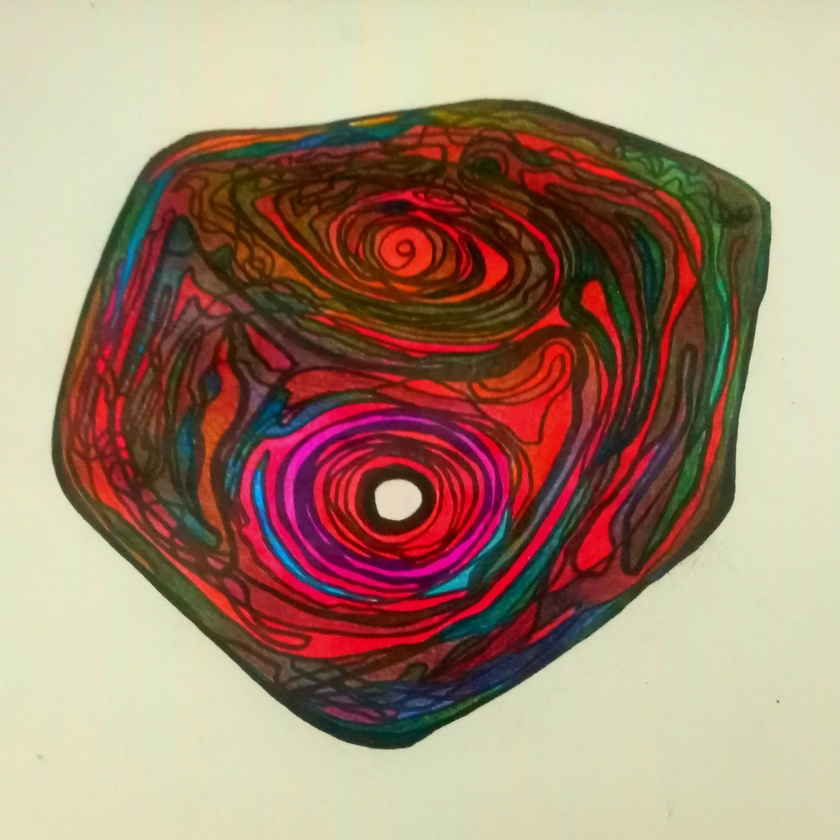
#> input picture abstract_drawing_karbytes_02july2026_p1.jpg, 840 x 840 px, shrunk from 3066 x 3066 before the run
$ python invert_image_rgb.py
#> lines starting #> are read from the running program, lines starting #| are printed output that depends on the picture
#########################################################################################
# file: invert_image_rgb.py
# type: Python
# date: 02_JULY_2026
# author: karbytes
# license: PUBLIC_DOMAIN
#########################################################################################

from PIL import Image
import os

# Define the only function in this program.
def invert_image_rgb(input_image_path, output_image_path):

    print("\n\n--------------------------------")
    print("\n\nThis Python program inverts the RGB color values of each pixel in an image.")
    print("\n\n--------------------------------")

    # Verify that the input file exists.
    if not os.path.isfile(input_image_path):
        print(f"\n\nERROR: Input image not found: {input_image_path}")
        print("\n\n--------------------------------\n\n")
        return

    # Open the image.
    image = Image.open(input_image_path)
#> image is the input picture: PIL image 840x840 RGB; mean R, G, B 165.3, 136.2, 115.3

    # Ensure the image is in RGB mode.
    image = image.convert("RGB")

    width, height = image.size
#> width = 840; height = 840
    pixels = image.load()

    print(f"\n\nProcessing image: {input_image_path}")
    print(f"Image size: {width} x {height}")
#| Image size: 840 x 840

    # Iterate over every pixel.
    for y in range(height):
        for x in range(width):
            r, g, b = pixels[x, y]

            # Invert RGB values.
            inverted_r = 255 - r
            inverted_g = 255 - g
            inverted_b = 255 - b

            pixels[x, y] = (inverted_r, inverted_g, inverted_b)
            #end of nested for loop definition

    # Save the modified image.
    image.save(output_image_path)
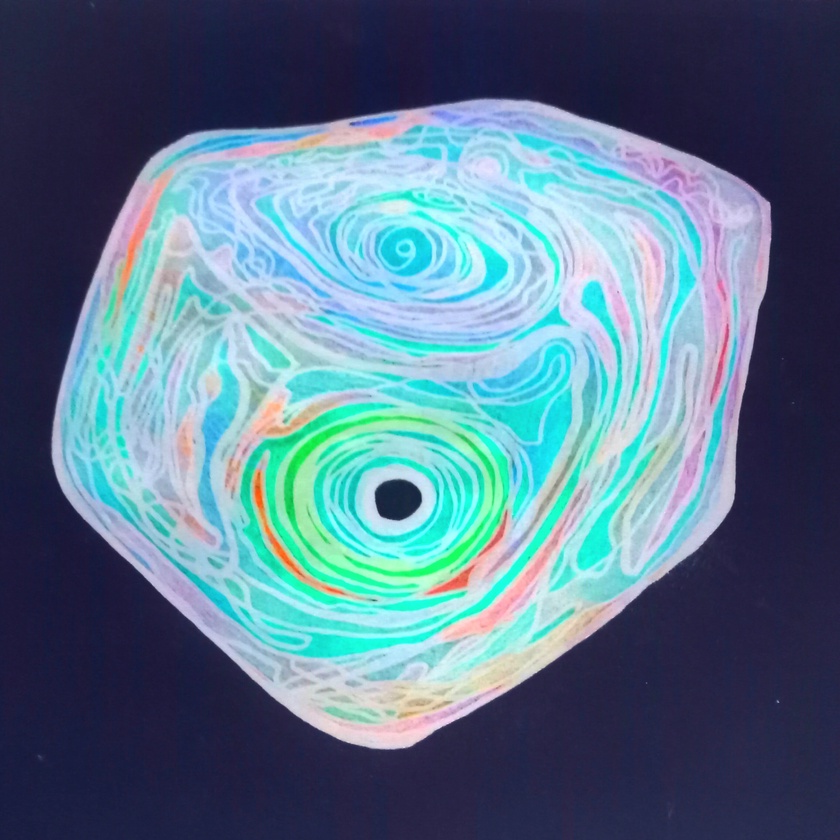
#> saved as abstract_drawing_karbytes_02july2026_p2.jpg: PIL image 840x840 RGB; mean R, G, B 89.7, 118.8, 139.7

    print(f"\n\nInverted image written to: {output_image_path}")
    print("\n\n--------------------------------\n\n")
    # end of function definition

# Set file paths.
input_image_path = "abstract_drawing_karbytes_02july2026_p1.jpg"      # Replace with your actual image path.
output_image_path = "abstract_drawing_karbytes_02july2026_p2.jpg"

# Execute the function defined in this program file.
invert_image_rgb(input_image_path, output_image_path)

$ run again, with abstract_drawing_karbytes_01july2026_p0.jpg copied over abstract_drawing_karbytes_02july2026_p1.jpg
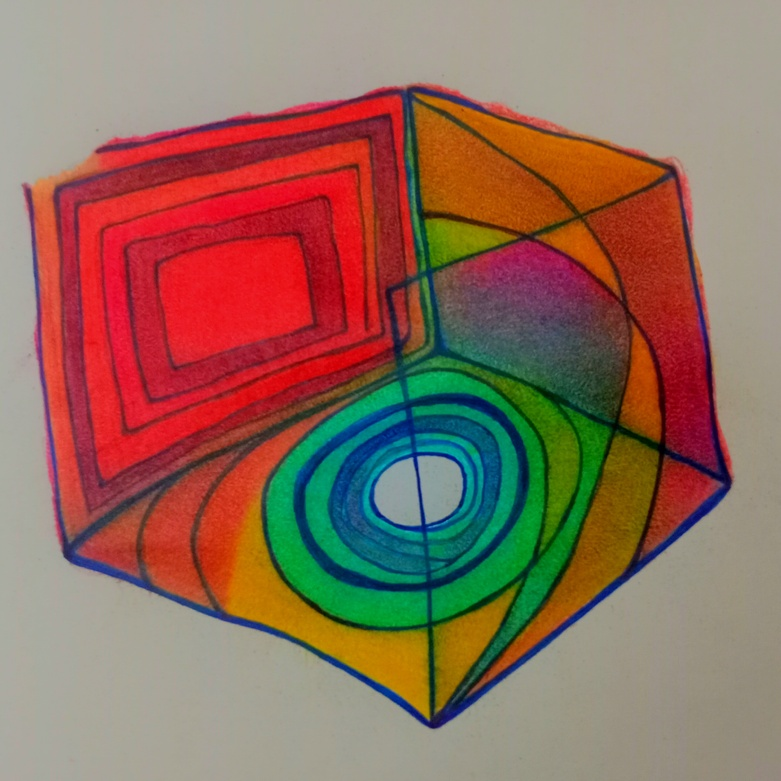
#> input picture abstract_drawing_karbytes_01july2026_p0.jpg, 781 x 781 px, shrunk from 2852 x 2852 before the run
#> in invert_image_rgb, image is the input picture: PIL image 781x781 RGB; mean R, G, B 143.9, 108.3, 92.1
#| Image size: 781 x 781
#> in invert_image_rgb, `image.save(output_image_path)`:
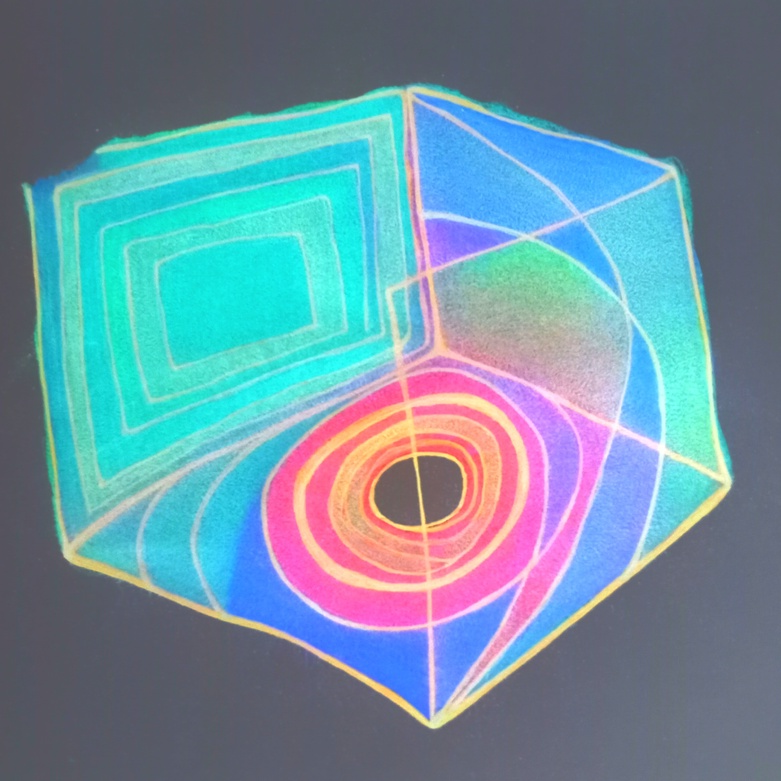
#> saved as abstract_drawing_karbytes_02july2026_p2.jpg: PIL image 781x781 RGB; mean R, G, B 111.1, 146.7, 162.9

$ run again, with abstract_drawing_karbytes_02july2026_p0.jpg copied over abstract_drawing_karbytes_02july2026_p1.jpg
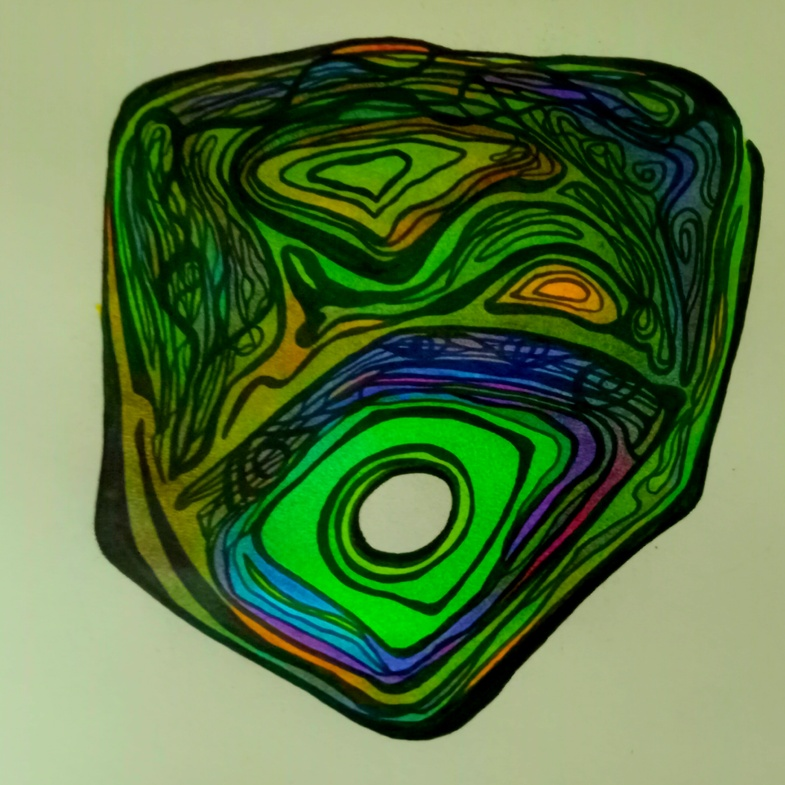
#> input picture abstract_drawing_karbytes_02july2026_p0.jpg, 785 x 785 px, shrunk from 2865 x 2865 before the run
#> in invert_image_rgb, image is the input picture: PIL image 785x785 RGB; mean R, G, B 88.4, 118.1, 67.5
#| Image size: 785 x 785
#> in invert_image_rgb, `image.save(output_image_path)`:
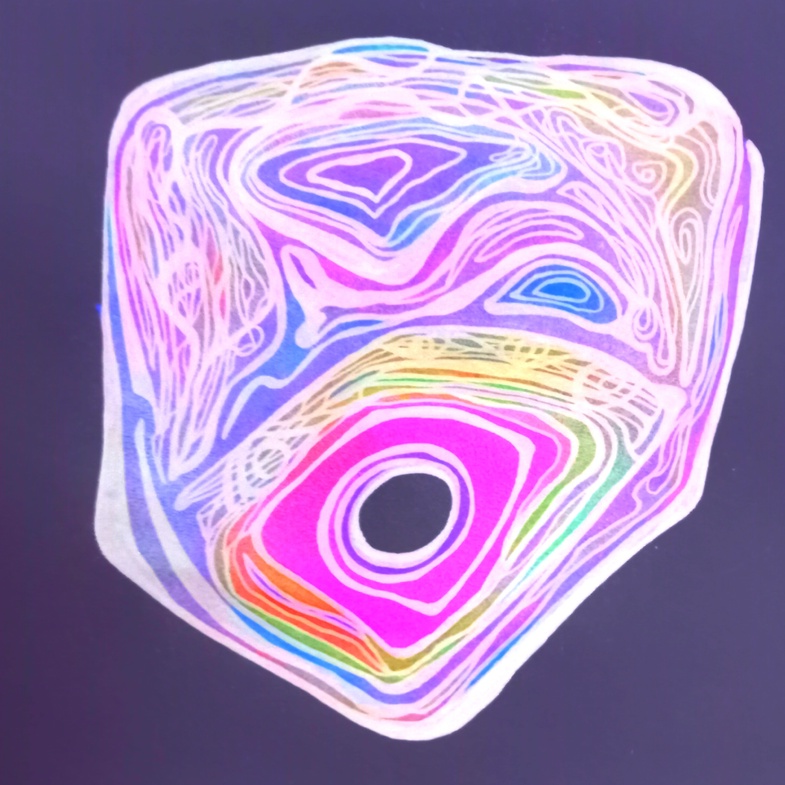
#> saved as abstract_drawing_karbytes_02july2026_p2.jpg: PIL image 785x785 RGB; mean R, G, B 166.6, 136.9, 187.5
